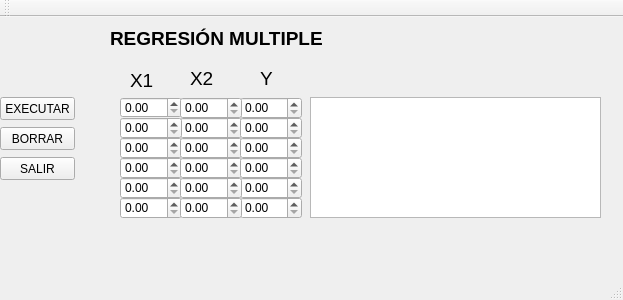
<?xml version="1.0" encoding="UTF-8"?>
<ui version="4.0">
 <class>P7</class>
 <widget class="QMainWindow" name="P7">
  <property name="geometry">
   <rect>
    <x>0</x>
    <y>0</y>
    <width>623</width>
    <height>300</height>
   </rect>
  </property>
  <property name="windowTitle">
   <string>P7</string>
  </property>
  <widget class="QWidget" name="centralWidget">
   <widget class="QLabel" name="label_2">
    <property name="geometry">
     <rect>
      <x>190</x>
      <y>50</y>
      <width>47</width>
      <height>21</height>
     </rect>
    </property>
    <property name="text">
     <string>&lt;html&gt;&lt;head/&gt;&lt;body&gt;&lt;p&gt;&lt;span style=&quot; font-size:14pt;&quot;&gt;X2&lt;/span&gt;&lt;/p&gt;&lt;/body&gt;&lt;/html&gt;</string>
    </property>
   </widget>
   <widget class="QDoubleSpinBox" name="Y_35RM">
    <property name="geometry">
     <rect>
      <x>240</x>
      <y>160</y>
      <width>62</width>
      <height>22</height>
     </rect>
    </property>
   </widget>
   <widget class="QDoubleSpinBox" name="X1_13RM">
    <property name="geometry">
     <rect>
      <x>120</x>
      <y>120</y>
      <width>62</width>
      <height>22</height>
     </rect>
    </property>
   </widget>
   <widget class="QDoubleSpinBox" name="X1_15RM">
    <property name="geometry">
     <rect>
      <x>120</x>
      <y>160</y>
      <width>62</width>
      <height>22</height>
     </rect>
    </property>
   </widget>
   <widget class="QDoubleSpinBox" name="X2_23RM">
    <property name="geometry">
     <rect>
      <x>180</x>
      <y>120</y>
      <width>62</width>
      <height>22</height>
     </rect>
    </property>
   </widget>
   <widget class="QPushButton" name="BORRAR_RM">
    <property name="geometry">
     <rect>
      <x>0</x>
      <y>110</y>
      <width>75</width>
      <height>23</height>
     </rect>
    </property>
    <property name="text">
     <string>BORRAR</string>
    </property>
   </widget>
   <widget class="QDoubleSpinBox" name="X1_16RM">
    <property name="geometry">
     <rect>
      <x>120</x>
      <y>180</y>
      <width>62</width>
      <height>22</height>
     </rect>
    </property>
   </widget>
   <widget class="QDoubleSpinBox" name="X2_22RM">
    <property name="geometry">
     <rect>
      <x>180</x>
      <y>100</y>
      <width>62</width>
      <height>22</height>
     </rect>
    </property>
   </widget>
   <widget class="QDoubleSpinBox" name="Y_31RM">
    <property name="geometry">
     <rect>
      <x>240</x>
      <y>80</y>
      <width>62</width>
      <height>22</height>
     </rect>
    </property>
   </widget>
   <widget class="QDoubleSpinBox" name="Y_36RM">
    <property name="geometry">
     <rect>
      <x>240</x>
      <y>180</y>
      <width>62</width>
      <height>22</height>
     </rect>
    </property>
   </widget>
   <widget class="QDoubleSpinBox" name="X2_26RM">
    <property name="geometry">
     <rect>
      <x>180</x>
      <y>180</y>
      <width>62</width>
      <height>22</height>
     </rect>
    </property>
   </widget>
   <widget class="QDoubleSpinBox" name="X1_12RM">
    <property name="geometry">
     <rect>
      <x>120</x>
      <y>100</y>
      <width>62</width>
      <height>22</height>
     </rect>
    </property>
   </widget>
   <widget class="QTextEdit" name="TEXTO_RM">
    <property name="geometry">
     <rect>
      <x>310</x>
      <y>80</y>
      <width>291</width>
      <height>121</height>
     </rect>
    </property>
   </widget>
   <widget class="QPushButton" name="SALIR_RM">
    <property name="geometry">
     <rect>
      <x>0</x>
      <y>140</y>
      <width>75</width>
      <height>23</height>
     </rect>
    </property>
    <property name="text">
     <string>SALIR</string>
    </property>
   </widget>
   <widget class="QDoubleSpinBox" name="X1_11RM">
    <property name="geometry">
     <rect>
      <x>120</x>
      <y>80</y>
      <width>62</width>
      <height>21</height>
     </rect>
    </property>
   </widget>
   <widget class="QDoubleSpinBox" name="X2_25RM">
    <property name="geometry">
     <rect>
      <x>180</x>
      <y>160</y>
      <width>62</width>
      <height>22</height>
     </rect>
    </property>
   </widget>
   <widget class="QDoubleSpinBox" name="X2_21RM">
    <property name="geometry">
     <rect>
      <x>180</x>
      <y>80</y>
      <width>62</width>
      <height>22</height>
     </rect>
    </property>
   </widget>
   <widget class="QLabel" name="label">
    <property name="geometry">
     <rect>
      <x>130</x>
      <y>52</y>
      <width>47</width>
      <height>21</height>
     </rect>
    </property>
    <property name="text">
     <string>&lt;html&gt;&lt;head/&gt;&lt;body&gt;&lt;p&gt;&lt;span style=&quot; font-size:14pt;&quot;&gt;X1&lt;/span&gt;&lt;/p&gt;&lt;/body&gt;&lt;/html&gt;</string>
    </property>
   </widget>
   <widget class="QDoubleSpinBox" name="Y_33RM">
    <property name="geometry">
     <rect>
      <x>240</x>
      <y>120</y>
      <width>62</width>
      <height>22</height>
     </rect>
    </property>
   </widget>
   <widget class="QPushButton" name="PROCESAR_RM">
    <property name="geometry">
     <rect>
      <x>0</x>
      <y>80</y>
      <width>75</width>
      <height>23</height>
     </rect>
    </property>
    <property name="text">
     <string>EXECUTAR</string>
    </property>
   </widget>
   <widget class="QLabel" name="label_3">
    <property name="geometry">
     <rect>
      <x>260</x>
      <y>50</y>
      <width>47</width>
      <height>21</height>
     </rect>
    </property>
    <property name="text">
     <string>&lt;html&gt;&lt;head/&gt;&lt;body&gt;&lt;p&gt;&lt;span style=&quot; font-size:14pt;&quot;&gt;Y&lt;/span&gt;&lt;/p&gt;&lt;/body&gt;&lt;/html&gt;</string>
    </property>
   </widget>
   <widget class="QLabel" name="label_4">
    <property name="geometry">
     <rect>
      <x>110</x>
      <y>10</y>
      <width>221</width>
      <height>21</height>
     </rect>
    </property>
    <property name="text">
     <string>&lt;html&gt;&lt;head/&gt;&lt;body&gt;&lt;p&gt;&lt;span style=&quot; font-size:14pt; font-weight:600;&quot;&gt;REGRESIÓN MULTIPLE&lt;/span&gt;&lt;/p&gt;&lt;/body&gt;&lt;/html&gt;</string>
    </property>
   </widget>
   <widget class="QDoubleSpinBox" name="X1_14RM">
    <property name="geometry">
     <rect>
      <x>120</x>
      <y>140</y>
      <width>62</width>
      <height>22</height>
     </rect>
    </property>
   </widget>
   <widget class="QDoubleSpinBox" name="Y_32RM">
    <property name="geometry">
     <rect>
      <x>240</x>
      <y>100</y>
      <width>62</width>
      <height>22</height>
     </rect>
    </property>
   </widget>
   <widget class="QDoubleSpinBox" name="X2_24RM">
    <property name="geometry">
     <rect>
      <x>180</x>
      <y>140</y>
      <width>62</width>
      <height>22</height>
     </rect>
    </property>
   </widget>
   <widget class="QDoubleSpinBox" name="Y_34RM">
    <property name="geometry">
     <rect>
      <x>240</x>
      <y>140</y>
      <width>62</width>
      <height>22</height>
     </rect>
    </property>
   </widget>
  </widget>
  <widget class="QMenuBar" name="menuBar">
   <property name="geometry">
    <rect>
     <x>0</x>
     <y>0</y>
     <width>623</width>
     <height>21</height>
    </rect>
   </property>
  </widget>
  <widget class="QToolBar" name="mainToolBar">
   <attribute name="toolBarArea">
    <enum>TopToolBarArea</enum>
   </attribute>
   <attribute name="toolBarBreak">
    <bool>false</bool>
   </attribute>
  </widget>
  <widget class="QStatusBar" name="statusBar"/>
 </widget>
 <layoutdefault spacing="6" margin="11"/>
 <resources/>
 <connections/>
</ui>
